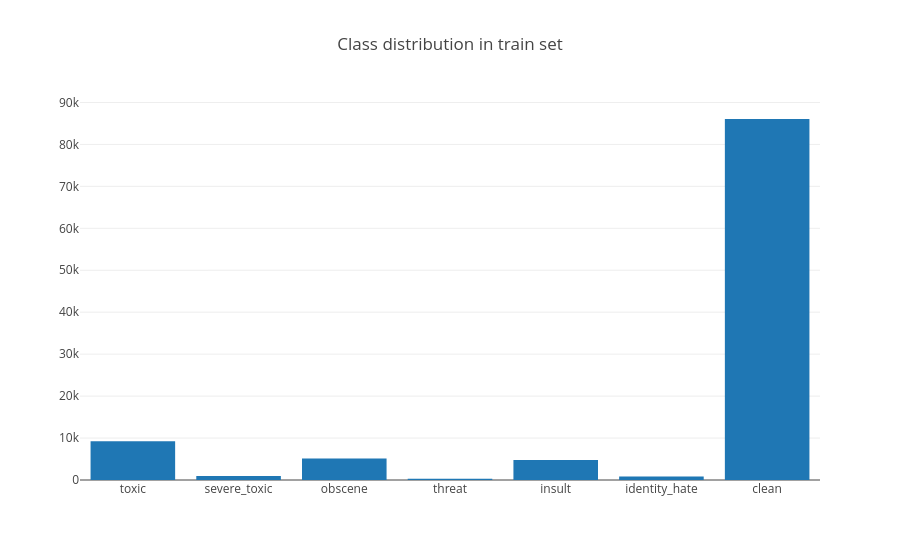

Notebook cell for this chart:
### Code cell
bars = go.Bar(
        y=counts,
        x=kinds,
    )

layout = go.Layout(
    title="Class distribution in train set"
)

fig = go.Figure(data=[bars], layout=layout)
iplot(fig, filename='bar')

### Figure 1 — Plotly figure (JSON) as saved in the notebook; plotly's stock layout.template omitted (floating-point values rounded to 4 significant figures)
{"data": [{"type": "bar", "x": ["toxic", "severe_toxic", "obscene", "threat", "insult", "identity_hate", "clean"], "y": [9237.0, 965.0, 5109.0, 305.0, 4765.0, 814.0, 86060.0]}], "layout": {"title": "Class distribution in train set"}}
